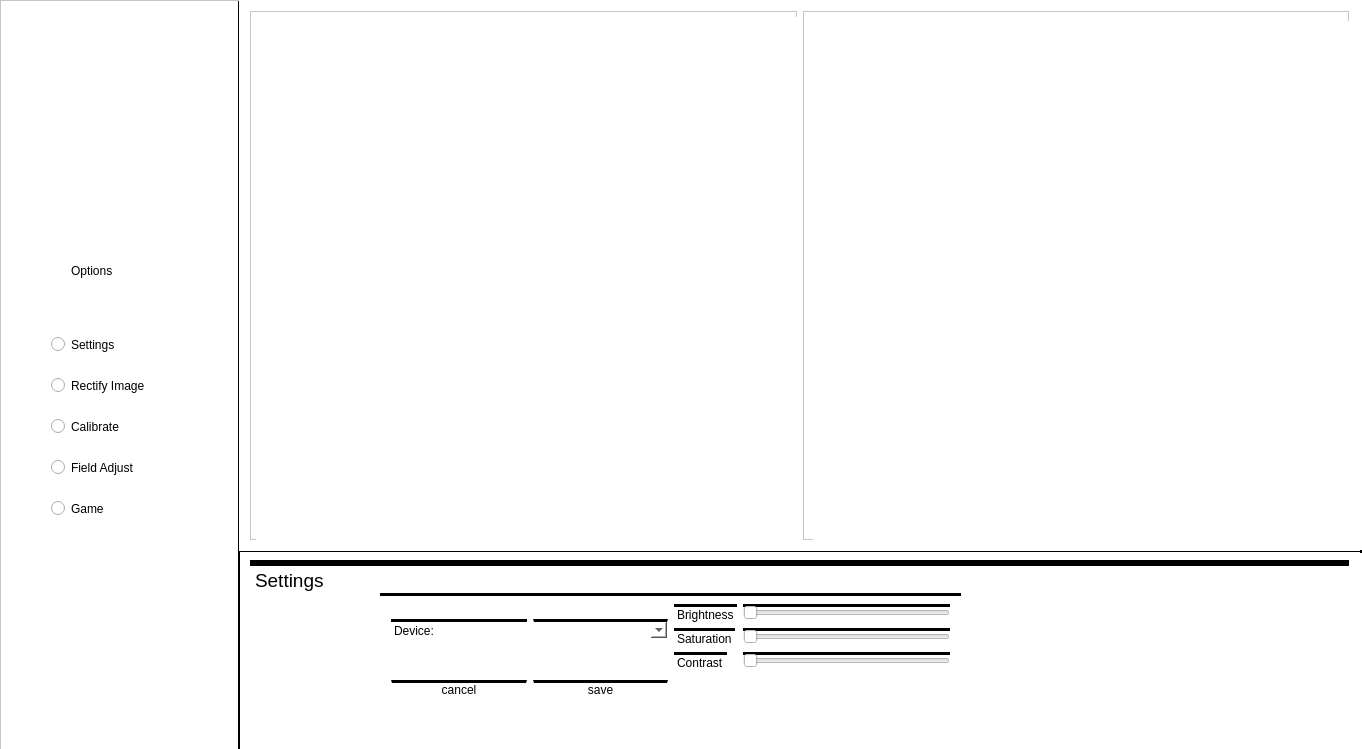
<?xml version="1.0" encoding="UTF-8"?>
<ui version="4.0">
 <class>MainWindow</class>
 <widget class="QMainWindow" name="MainWindow">
  <property name="geometry">
   <rect>
    <x>0</x>
    <y>0</y>
    <width>1362</width>
    <height>749</height>
   </rect>
  </property>
  <property name="windowTitle">
   <string>MainWindow</string>
  </property>
  <widget class="QWidget" name="centralWidget">
   <property name="styleSheet">
    <string notr="true">background-color: rgb(255, 255, 255);</string>
   </property>
   <widget class="QFrame" name="frame">
    <property name="geometry">
     <rect>
      <x>0</x>
      <y>0</y>
      <width>241</width>
      <height>751</height>
     </rect>
    </property>
    <property name="styleSheet">
     <string notr="true">background-color: rgb(255, 255, 255);
border-right-color: rgb(0, 0, 0);
border-right: 3px solid black;</string>
    </property>
    <property name="frameShape">
     <enum>QFrame::StyledPanel</enum>
    </property>
    <property name="frameShadow">
     <enum>QFrame::Raised</enum>
    </property>
    <property name="lineWidth">
     <number>1</number>
    </property>
    <widget class="QWidget" name="verticalWidget" native="true">
     <property name="geometry">
      <rect>
       <x>40</x>
       <y>220</y>
       <width>160</width>
       <height>307</height>
      </rect>
     </property>
     <property name="styleSheet">
      <string notr="true">background-color: rgb(255, 255, 255);
border-right: white</string>
     </property>
     <layout class="QVBoxLayout" name="verticalLayout">
      <item>
       <layout class="QHBoxLayout" name="horizontalLayout">
        <item>
         <spacer name="verticalSpacer">
          <property name="orientation">
           <enum>Qt::Vertical</enum>
          </property>
          <property name="sizeHint" stdset="0">
           <size>
            <width>20</width>
            <height>40</height>
           </size>
          </property>
         </spacer>
        </item>
        <item>
         <widget class="QLabel" name="label">
          <property name="text">
           <string>Options</string>
          </property>
         </widget>
        </item>
        <item>
         <spacer name="verticalSpacer_2">
          <property name="orientation">
           <enum>Qt::Vertical</enum>
          </property>
          <property name="sizeHint" stdset="0">
           <size>
            <width>20</width>
            <height>40</height>
           </size>
          </property>
         </spacer>
        </item>
       </layout>
      </item>
      <item>
       <spacer name="horizontalSpacer_5">
        <property name="orientation">
         <enum>Qt::Horizontal</enum>
        </property>
        <property name="sizeHint" stdset="0">
         <size>
          <width>40</width>
          <height>20</height>
         </size>
        </property>
       </spacer>
      </item>
      <item>
       <widget class="QRadioButton" name="radioButton">
        <property name="text">
         <string>Settings</string>
        </property>
       </widget>
      </item>
      <item>
       <spacer name="horizontalSpacer">
        <property name="orientation">
         <enum>Qt::Horizontal</enum>
        </property>
        <property name="sizeHint" stdset="0">
         <size>
          <width>40</width>
          <height>20</height>
         </size>
        </property>
       </spacer>
      </item>
      <item>
       <widget class="QRadioButton" name="radioButton_2">
        <property name="text">
         <string>Rectify Image</string>
        </property>
       </widget>
      </item>
      <item>
       <spacer name="horizontalSpacer_2">
        <property name="orientation">
         <enum>Qt::Horizontal</enum>
        </property>
        <property name="sizeHint" stdset="0">
         <size>
          <width>40</width>
          <height>20</height>
         </size>
        </property>
       </spacer>
      </item>
      <item>
       <widget class="QRadioButton" name="radioButton_3">
        <property name="text">
         <string>Calibrate</string>
        </property>
       </widget>
      </item>
      <item>
       <spacer name="horizontalSpacer_3">
        <property name="orientation">
         <enum>Qt::Horizontal</enum>
        </property>
        <property name="sizeHint" stdset="0">
         <size>
          <width>40</width>
          <height>20</height>
         </size>
        </property>
       </spacer>
      </item>
      <item>
       <widget class="QRadioButton" name="radioButton_4">
        <property name="text">
         <string>Field Adjust</string>
        </property>
       </widget>
      </item>
      <item>
       <spacer name="horizontalSpacer_4">
        <property name="orientation">
         <enum>Qt::Horizontal</enum>
        </property>
        <property name="sizeHint" stdset="0">
         <size>
          <width>40</width>
          <height>20</height>
         </size>
        </property>
       </spacer>
      </item>
      <item>
       <widget class="QRadioButton" name="radioButton_5">
        <property name="text">
         <string>Game</string>
        </property>
       </widget>
      </item>
     </layout>
    </widget>
    <widget class="QWidget" name="widget" native="true">
     <property name="geometry">
      <rect>
       <x>10</x>
       <y>10</y>
       <width>221</width>
       <height>211</height>
      </rect>
     </property>
     <property name="styleSheet">
      <string notr="true">background-image: url(:/new/prefix1/robok.png);
border-right: white</string>
     </property>
    </widget>
   </widget>
   <widget class="QFrame" name="frame_2">
    <property name="geometry">
     <rect>
      <x>240</x>
      <y>550</y>
      <width>1131</width>
      <height>201</height>
     </rect>
    </property>
    <property name="styleSheet">
     <string notr="true">background-color: rgb(255, 255, 255);
border-top: 3px solid black;</string>
    </property>
    <property name="frameShape">
     <enum>QFrame::StyledPanel</enum>
    </property>
    <property name="frameShadow">
     <enum>QFrame::Raised</enum>
    </property>
    <widget class="QWidget" name="verticalLayoutWidget">
     <property name="geometry">
      <rect>
       <x>-1</x>
       <y>-1</y>
       <width>1121</width>
       <height>201</height>
      </rect>
     </property>
     <layout class="QVBoxLayout" name="verticalLayout_2">
      <item>
       <widget class="QStackedWidget" name="stackedWidget">
        <property name="currentIndex">
         <number>0</number>
        </property>
        <widget class="QWidget" name="Settings">
         <widget class="QFrame" name="frame_5">
          <property name="geometry">
           <rect>
            <x>0</x>
            <y>0</y>
            <width>1121</width>
            <height>201</height>
           </rect>
          </property>
          <property name="frameShape">
           <enum>QFrame::StyledPanel</enum>
          </property>
          <property name="frameShadow">
           <enum>QFrame::Raised</enum>
          </property>
          <widget class="QLabel" name="label_4">
           <property name="geometry">
            <rect>
             <x>0</x>
             <y>0</y>
             <width>81</width>
             <height>31</height>
            </rect>
           </property>
           <property name="font">
            <font>
             <pointsize>14</pointsize>
            </font>
           </property>
           <property name="text">
            <string>Settings</string>
           </property>
          </widget>
          <widget class="QWidget" name="horizontalLayoutWidget">
           <property name="geometry">
            <rect>
             <x>130</x>
             <y>30</y>
             <width>581</width>
             <height>151</height>
            </rect>
           </property>
           <layout class="QHBoxLayout" name="horizontalLayout_4">
            <item>
             <layout class="QVBoxLayout" name="verticalLayout_6">
              <item>
               <layout class="QHBoxLayout" name="horizontalLayout_7">
                <item>
                 <widget class="QLabel" name="label_9">
                  <property name="text">
                   <string>Device:</string>
                  </property>
                 </widget>
                </item>
                <item>
                 <widget class="QComboBox" name="comboBox"/>
                </item>
               </layout>
              </item>
              <item>
               <spacer name="horizontalSpacer_6">
                <property name="orientation">
                 <enum>Qt::Horizontal</enum>
                </property>
                <property name="sizeHint" stdset="0">
                 <size>
                  <width>40</width>
                  <height>20</height>
                 </size>
                </property>
               </spacer>
              </item>
              <item>
               <layout class="QHBoxLayout" name="horizontalLayout_6">
                <item>
                 <widget class="QPushButton" name="pushButton_2">
                  <property name="text">
                   <string>cancel</string>
                  </property>
                 </widget>
                </item>
                <item>
                 <widget class="QPushButton" name="pushButton">
                  <property name="text">
                   <string>save</string>
                  </property>
                 </widget>
                </item>
               </layout>
              </item>
              <item>
               <spacer name="horizontalSpacer_7">
                <property name="orientation">
                 <enum>Qt::Horizontal</enum>
                </property>
                <property name="sizeHint" stdset="0">
                 <size>
                  <width>40</width>
                  <height>20</height>
                 </size>
                </property>
               </spacer>
              </item>
             </layout>
            </item>
            <item>
             <layout class="QFormLayout" name="formLayout_2">
              <property name="fieldGrowthPolicy">
               <enum>QFormLayout::AllNonFixedFieldsGrow</enum>
              </property>
              <item row="0" column="0">
               <widget class="QLabel" name="label_13">
                <property name="text">
                 <string>Brightness</string>
                </property>
               </widget>
              </item>
              <item row="0" column="1">
               <widget class="QSlider" name="horizontalSlider_4">
                <property name="orientation">
                 <enum>Qt::Horizontal</enum>
                </property>
               </widget>
              </item>
              <item row="2" column="0">
               <widget class="QLabel" name="label_14">
                <property name="text">
                 <string>Saturation</string>
                </property>
               </widget>
              </item>
              <item row="2" column="1">
               <widget class="QSlider" name="horizontalSlider_5">
                <property name="orientation">
                 <enum>Qt::Horizontal</enum>
                </property>
               </widget>
              </item>
              <item row="3" column="0">
               <widget class="QLabel" name="label_15">
                <property name="text">
                 <string>Contrast</string>
                </property>
               </widget>
              </item>
              <item row="3" column="1">
               <widget class="QSlider" name="horizontalSlider_6">
                <property name="orientation">
                 <enum>Qt::Horizontal</enum>
                </property>
               </widget>
              </item>
             </layout>
            </item>
           </layout>
          </widget>
         </widget>
        </widget>
        <widget class="QWidget" name="RectifyImage">
         <widget class="QLabel" name="label_5">
          <property name="geometry">
           <rect>
            <x>0</x>
            <y>0</y>
            <width>131</width>
            <height>31</height>
           </rect>
          </property>
          <property name="font">
           <font>
            <pointsize>14</pointsize>
           </font>
          </property>
          <property name="text">
           <string>Rectify Image</string>
          </property>
         </widget>
        </widget>
        <widget class="QWidget" name="Calibrate">
         <widget class="QLabel" name="label_6">
          <property name="geometry">
           <rect>
            <x>0</x>
            <y>0</y>
            <width>91</width>
            <height>31</height>
           </rect>
          </property>
          <property name="font">
           <font>
            <pointsize>14</pointsize>
           </font>
          </property>
          <property name="text">
           <string>Calibrate</string>
          </property>
         </widget>
        </widget>
        <widget class="QWidget" name="FieldAdjust">
         <widget class="QLabel" name="label_7">
          <property name="geometry">
           <rect>
            <x>0</x>
            <y>0</y>
            <width>111</width>
            <height>31</height>
           </rect>
          </property>
          <property name="font">
           <font>
            <pointsize>14</pointsize>
           </font>
          </property>
          <property name="text">
           <string>Field Adjust</string>
          </property>
         </widget>
        </widget>
        <widget class="QWidget" name="Game">
         <widget class="QLabel" name="label_8">
          <property name="geometry">
           <rect>
            <x>0</x>
            <y>0</y>
            <width>61</width>
            <height>31</height>
           </rect>
          </property>
          <property name="font">
           <font>
            <pointsize>14</pointsize>
           </font>
          </property>
          <property name="text">
           <string>Game</string>
          </property>
         </widget>
        </widget>
       </widget>
      </item>
     </layout>
    </widget>
   </widget>
   <widget class="QWidget" name="horizontalLayoutWidget_2">
    <property name="geometry">
     <rect>
      <x>239</x>
      <y>0</y>
      <width>1121</width>
      <height>551</height>
     </rect>
    </property>
    <layout class="QHBoxLayout" name="horizontalLayout_2">
     <item>
      <widget class="QFrame" name="frame_3">
       <property name="styleSheet">
        <string notr="true">background-color: rgb(255, 255, 255);</string>
       </property>
       <property name="frameShape">
        <enum>QFrame::StyledPanel</enum>
       </property>
       <property name="frameShadow">
        <enum>QFrame::Raised</enum>
       </property>
       <widget class="QLabel" name="label_2">
        <property name="geometry">
         <rect>
          <x>6</x>
          <y>6</y>
          <width>541</width>
          <height>531</height>
         </rect>
        </property>
        <property name="text">
         <string/>
        </property>
       </widget>
      </widget>
     </item>
     <item>
      <widget class="QFrame" name="frame_4">
       <property name="styleSheet">
        <string notr="true">background-color: rgb(255, 255, 255);</string>
       </property>
       <property name="frameShape">
        <enum>QFrame::StyledPanel</enum>
       </property>
       <property name="frameShadow">
        <enum>QFrame::Raised</enum>
       </property>
       <widget class="QLabel" name="label_3">
        <property name="geometry">
         <rect>
          <x>10</x>
          <y>10</y>
          <width>541</width>
          <height>531</height>
         </rect>
        </property>
        <property name="text">
         <string/>
        </property>
       </widget>
      </widget>
     </item>
    </layout>
   </widget>
  </widget>
 </widget>
 <layoutdefault spacing="6" margin="11"/>
 <resources/>
 <connections/>
</ui>
